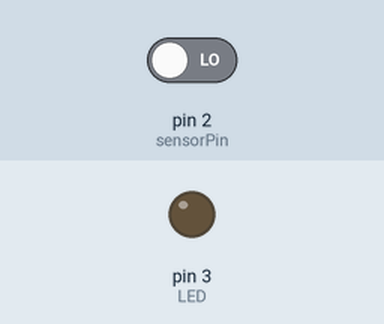
A sketch run on a simulated Arduino Uno, built with avr-gcc and run on an emulated ATmega328P. On the bench: output pins drawn as LEDs (lit = HIGH). The inputs (shaded band) are chosen by the test bench; at power-on: pin 2 (sensorPin) LOW.

Above: at 1.2 s.
1.3 s: pin 2 (sensorPin) driven HIGH
At 2.1 s:
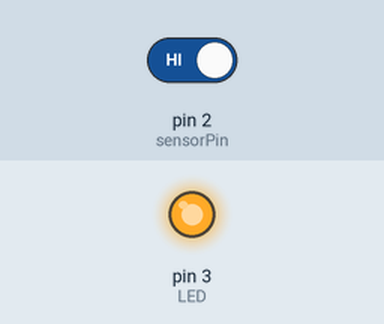
Timing chart, 0 to 4.3 s (numbered marks = the images above; inputs shaded):
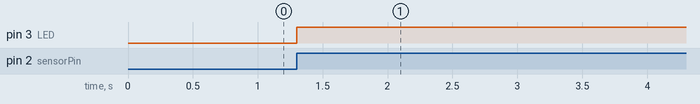

The sketch:

Asier_Class_7_UsingTouchSensorTrigOUTPUTdevice.ino
```cpp
const int sensorPin = 2;
int LED = 3;
int lastState = LOW;
int LEDstate = LOW;
int currentState;

void setup() {
  // put your setup code here, to run once:
  pinMode(sensorPin, INPUT);
  pinMode(LED, OUTPUT);
}

void loop() {
  // put your main code here, to run repeatedly:
  int currentState = digitalRead(sensorPin);
  if(lastState == LOW && currentState == HIGH){
    if(LEDstate == LOW)
    LEDstate = HIGH;
    else if (LEDstate == HIGH)
    LEDstate = LOW;
    digitalWrite(LED, LEDstate);
  }
  lastState = currentState;
}
```

Measured:
- after the input at 1.3 s, pin 3 (LED): LOW → HIGH at once
